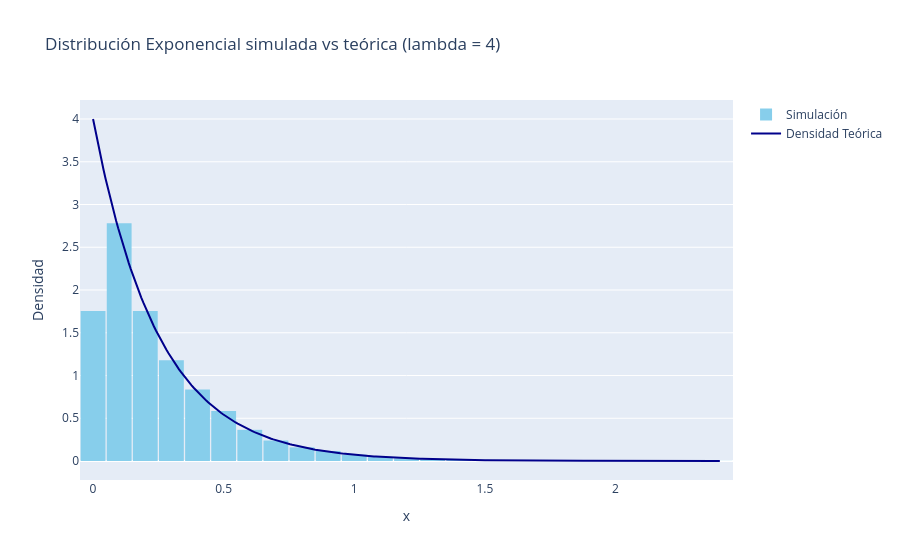

This figure's notebook cell:
### Markdown cell above
## Ejemplo: Distribución exponencial

Sea $\lambda>0$, entonces a través del teorema se puede generar una v.a. exponencial.

Sea $U \sim Unif[0,1]$, entonces si $X\sim Exp(\lambda)$, entonces

$$f_{X}(x) = \lambda e^{-\lambda x}$$
y que 
$$F_X(x) = 1 - e^{-\lambda x}$$

Sabemos que $1-e^{-\lambda x} = U$, entonces $1-U = e^{-\lambda x}$, y tomando logaritmo, se tiene que 
$ \ln(1-U) = -\lambda x$ y como $U$ es uniforme entonces $U \sim 1-U$, por lo que depejando a $x$, se tiene que 
$$ X = -\frac{\ln(U)}{\lambda} \sim Exp(\lambda) $$

### Code cell
import numpy as np
import plotly.graph_objects as go
# Fijamos una semilla 
np.random.seed(123)

# Damos el parámetro de la distribución exponencial
lambd = 4

# Vamos a simular n=1000
n=10000

uniformes = np.random.random(n) # Generar n uniformes
exponenciales = -np.log(uniformes) / lambd # Transformada inversa

# Vamos a crear la curva de densidad teórica (exponencial)
x_vals = np.linspace(0, exponenciales.max(),300)
y_vals = lambd * np.exp(-lambd * x_vals) # densidad de Exp

fig = go.Figure()

fig.add_trace(go.Histogram(
    x = exponenciales,
    nbinsx= 40,
    histnorm = 'probability density',
    marker_color = 'skyblue',
    name = 'Simulación'
)) 
# agregar una linea
fig.add_trace(go.Scatter( 
    x = x_vals,
    y = y_vals,
    mode = 'lines',
    name = 'Densidad Teórica',
    line = dict(color='darkblue')
))

fig.update_layout(
    title = "Distribución Exponencial simulada vs teórica (lambda = 4)",
    xaxis_title = 'x',
    yaxis_title = 'Densidad',
    bargap = 0.05 # espacio entre las barras
)

fig.show()

### Figure 1 — Plotly figure (JSON) as saved in the notebook; plotly's stock layout.template omitted (floating-point values rounded to 4 significant figures; data arrays with more than 128 entries replaced by an {"elided": "..."} marker saying what was removed)
{"data": [{"histnorm": "probability density", "marker": {"color": "skyblue"}, "name": "Simulación", "nbinsx": 40, "type": "histogram", "x": {"elided": "10000 float values"}}, {"line": {"color": "darkblue"}, "mode": "lines", "name": "Densidad Teórica", "type": "scatter", "x": {"elided": "300 float values"}, "y": {"elided": "300 float values"}}], "layout": {"bargap": 0.05, "title": {"text": "Distribución Exponencial simulada vs teórica (lambda = 4)"}, "xaxis": {"title": {"text": "x"}}, "yaxis": {"title": {"text": "Densidad"}}}}
